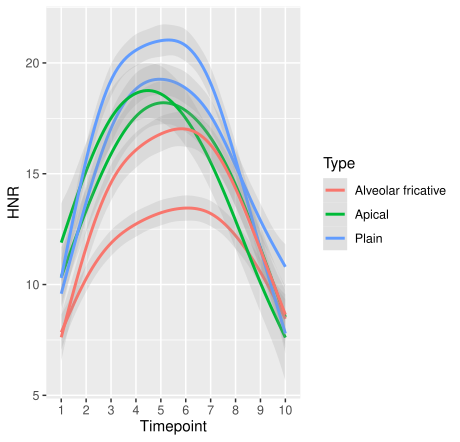

The R source for this figure:
# Take T1 as an example
# Load packages and read file

> hnr.new <- hnr.new %>%
+ mutate(Type = case_when(startsWith(Vowel, "iz") ~ "Alveolar fricative", startsWith(Vowel, "yz") ~ "Alveolar fricative", startsWith(Vowel, "i1") ~ "Apical", startsWith(Vowel, "u1") ~ "Apical", startsWith(Vowel, "ub") ~ "Labial fricative", startsWith(Vowel, "uv") ~ "Labial fricative", startsWith(Vowel, "i55") ~ "Plain", startsWith(Vowel, "i35") ~ "Plain", startsWith(Vowel, "i52") ~ "Plain", startsWith(Vowel, "i213") ~ "Plain", startsWith(Vowel, "i232") ~ "Plain", startsWith(Vowel, "u55") ~ "Plain", startsWith(Vowel, "u35") ~ "Plain", startsWith(Vowel, "u52") ~ "Plain", startsWith(Vowel, "u213") ~ "Plain", startsWith(Vowel, "u232") ~ "Plain"))

> hnr.new.t1 = hnr.new %>%
+ filter(Tone == "T1")
> hnr.new.t1 = hnr.new.t1 %>%
+ subset(select = -c(Filename:Duration.ms., VowelDuration, Tone:onset))

> colnames(hnr.new.t1) <- c("Vowel", "1", "2", "3", "4", "5", "6", "7", "8", "9", "10", "Type")

> hnr.new.t1.long <- gather(hnr.new.t1, time, value, -Vowel, -Type)
> hnr.new.t1.long.1 <- na.omit(hnr.new.t1.long)
> hnr.new.t1.long <- hnr.new.t1.long.1

> ggplot(hnr.new.t1.long, aes(time, value, color=Type, group=interaction(Vowel)))+
+ geom_smooth(alpha=0.2)+
+ scale_x_discrete(limits = c("1", "2", "3", "4", "5", "6", "7", "8", "9", "10"))+
+ labs(y = "HNR", x = "Timepoint")
+ coord_cartesian(ylim = c(-1, 21))
